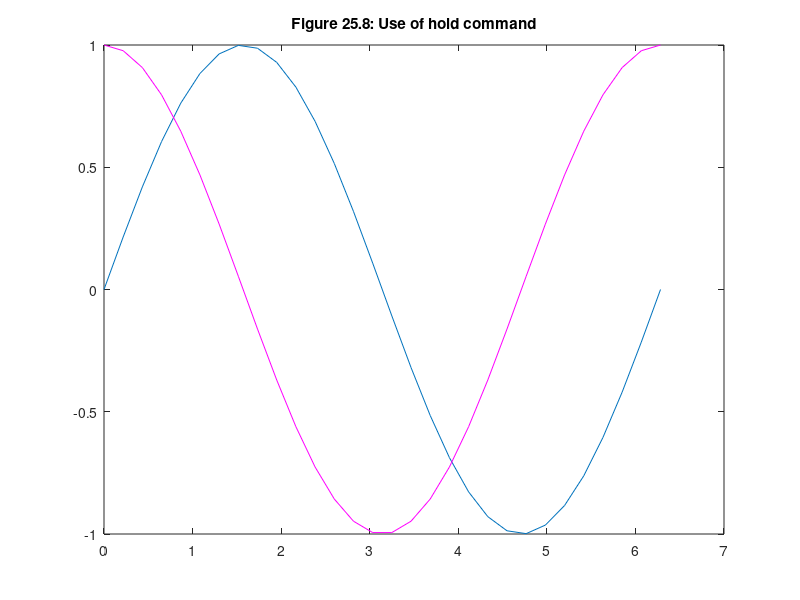

MATLAB code to generate this figure:
% MATLAB Script: MultiplePlots.m

x = linspace(0,2*pi,30);
y = sin(x);
z = cos(x);
plot(x,y)
hold on
ishold % return 1 (True) if hold is ON

plot(x,z,'m')
hold off
ishold % hold is no longer ON
title('Figure 25.8: Use of hold command')
